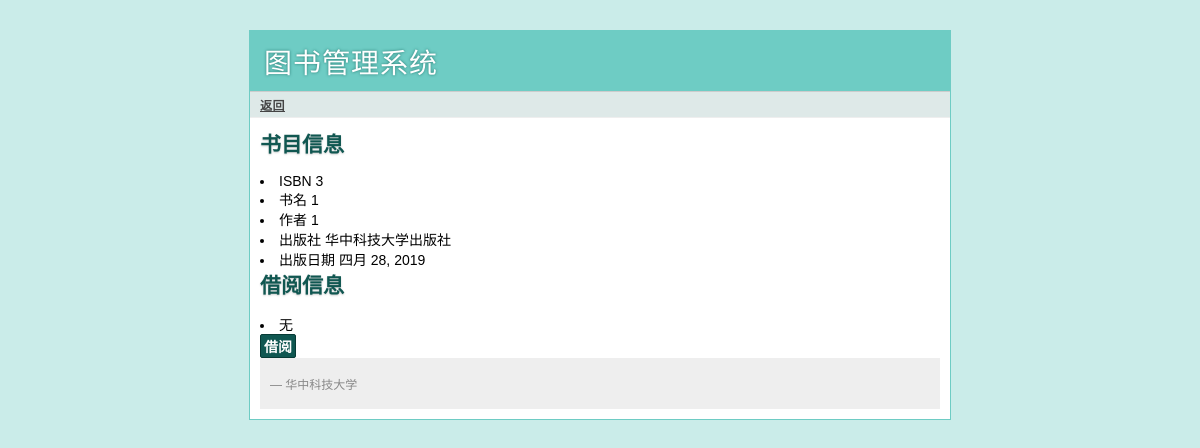
Page /bookmanage/bookinfo/3/ on the earlier database version.
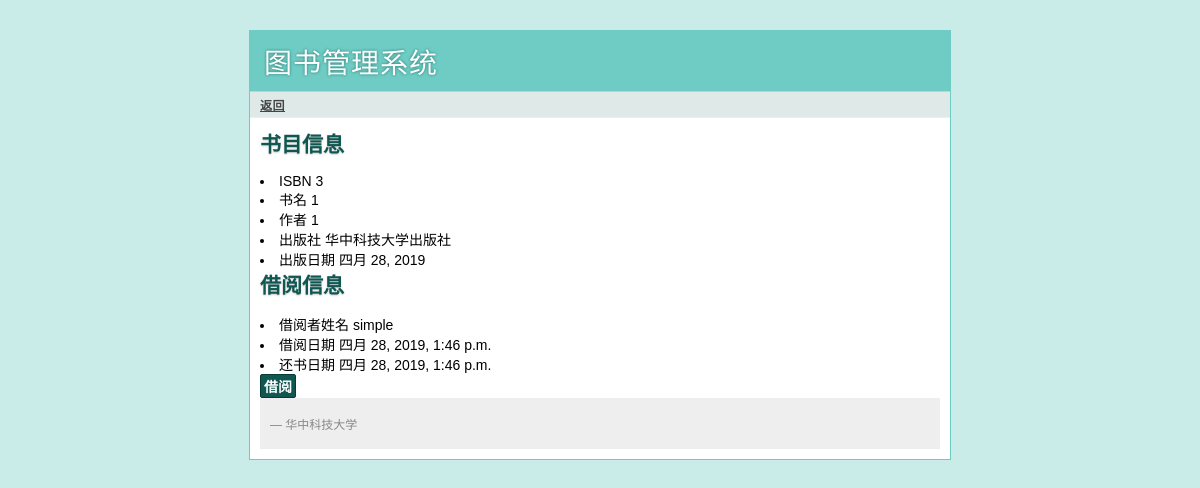
Same page on the later database version.
### bookmanage/models.py (models this page shows, shortened)
class Book(models.Model):
    isbn = models.CharField(max_length=10, unique=True)
    name = models.CharField(max_length=30)
    author = models.CharField(max_length=15)
    publisher = models.CharField(max_length=30)
    publish_date = models.DateField()
    status = models.BooleanField(default=True)

class BorrowHistory(models.Model):
    user = models.ForeignKey(User, on_delete=models.CASCADE)
    book = models.ForeignKey(Book, on_delete=models.CASCADE)
    borrow_time = models.DateTimeField(auto_now_add=True)
    return_time = models.DateTimeField(auto_now_add=True)
    status = models.BooleanField(default=True)
    manage = BorrowHistoryManage()

class User(models.Model):
    account = models.CharField(max_length=15, blank=True)
    password = models.CharField(max_length=60, blank=True)
    name = models.CharField(max_length=15, blank=True)
    email = models.EmailField(blank=True)
    college = models.CharField(max_length=15, null=True, blank=True)
    status = models.BooleanField(default=False)

### bookmanage/views.py (the view)
# urls.py: url('^bookinfo/(\d+)/$', views.book_info, name='bookinfo'),
def book_info(request, bid):
    book = Book.objects.all().filter(pk=bid).first()
    borrow = BorrowHistory.manage.all().filter(book=book).filter(status=True).first()
    return render(request, 'bookmanage/reader_book.html', context={'book': book, 'borrow': borrow})

### templates/bookmanage/reader_book.html (shortened to what this page needs)
{% extends 'bookmanage/layout.html' %}
{% block link %}
	{% if book %}
	<a href="{% url 'bookmanage:query' %}"> 返回 </a>
	{% endif %}
{% endblock %}
{% block body %}
	<h2> 书目信息 </h2>
	{% if book %}
	<li> ISBN {{book.isbn}} </li>
	<li> 书名  {{book.name}} </li>
	<li> 作者  {{book.author}} </li>
	<li> 出版社 {{book.publisher}} </li>
	<li> 出版日期 {{book.publish_date}} </li>
	{% endif %}
	<div >
	  <h2 > 借阅信息 </h2>
	  {% if borrow  %}
	  <li> 借阅者姓名 {{borrow.user.name}}</li>
	  <li> 借阅日期  {{borrow.borrow_time}}</li>
	  <li> 还书日期  {{borrow.return_time}}</li>
	  {% else %}
	  <li> 无 </li>
	  {% endif %}
	  <form action="{% url 'bookmanage:borrowing'  book.id%}" method=post>
	    <div class=actions>
	      <input type=submit value="借阅">
	    </div>
	  </form>
{% endblock %}

### templates/bookmanage/layout.html (shortened to what this page needs)
<!doctype html>
{% block staticlink %}
    <link rel=stylesheet type=text/css href="/static/bookmanage/css/style.css">
{% endblock %}
<div class=page>
  <h1>图书管理系统</h1>
  <div class=navigation>
    {% block link %}{% endblock %}
  </div>
  <div class=body>
    {% block body %}{% endblock %}
   </div>
  <div class=footer>
     <p>&mdash; 华中科技大学</p>
  </div>
</div>

### static/bookmanage/css/style.css (style rules this page uses)
a { color: #26776F; }
input[type="submit"] { background: #105751; border: 1px solid #073B36; padding: 1px 3px; font-family: 'Trebuchet MS', sans-serif; font-size: 14px; font-weight: bold; -moz-border-radius: 2px; -webkit-border-radius: 2px; color: white; }
div.page { background: white; border: 1px solid #6ECCC4; width: 700px; margin: 30px auto; }
div.page h1 { background: #6ECCC4; margin: 0; padding: 10px 14px; color: white; letter-spacing: 1px; text-shadow: 0 0 3px #24776F; font-weight: normal; }
div.page div.navigation { background: #DEE9E8; padding: 4px 10px; border-top: 1px solid #ccc; border-bottom: 1px solid #eee; color: #888; font-size: 12px; letter-spacing: 0.5px; }
div.page div.navigation a { color: #444; font-weight: bold; }
div.page h2 { margin: 0 0 15px 0; color: #105751; text-shadow: 0 1px 2px #ccc; }
div.page div.body { padding: 10px; }
div.page div.footer { background: #eee; color: #888; padding: 5px 10px; font-size: 12px; }

Differences in the rows shown:
added BorrowHistory: user.name "simple", borrow_time "四月 28, 2019, 1:46 p.m.", return_time "四月 28, 2019, 1:46 p.m."
Other differences:
text no longer shown: "无"
text now shown: "借阅者姓名 借阅日期 还书日期"
